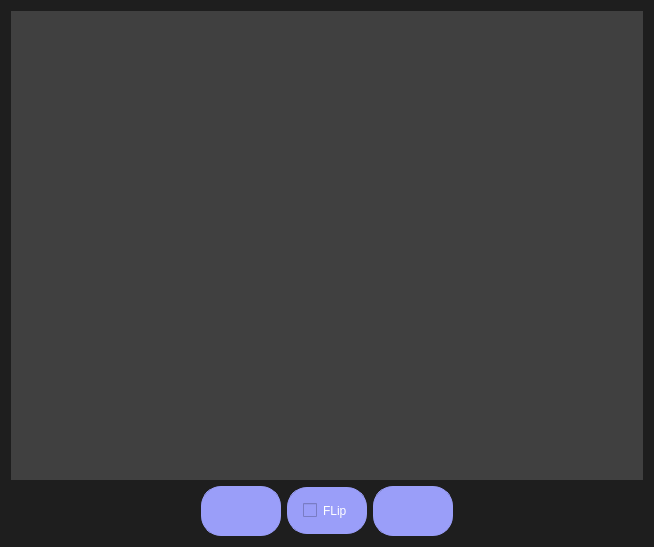
<?xml version="1.0" encoding="UTF-8"?>
<ui version="4.0">
 <class>Dialog</class>
 <widget class="QDialog" name="Dialog">
  <property name="geometry">
   <rect>
    <x>0</x>
    <y>0</y>
    <width>654</width>
    <height>547</height>
   </rect>
  </property>
  <property name="windowTitle">
   <string>Dialog</string>
  </property>
  <property name="styleSheet">
   <string notr="true">* {
background-color: rgb(30, 30, 30);
border:none;
}
QPushButton {
	font: 63 8pt &quot;JetBrains Mono NL SemiBold&quot;;
	background-color: #9a9ef9;
	border: 1px solid #9a9ef9;
	border-radius: 20px;
	color: #FFFFFF;
}
QPushButton:hover {
    border-radius:20px;
	border: 1px solid #7070d0;
	background-color: #7070d0;
    color: white;
}

QPushButton:disabled {
    background-color: gray;
    color: white;
}

QPushButton:pressed {
    
	background-color: rgb(85, 0, 255);
    color: white;
}

            QCheckBox {
			font: 63 8pt &quot;JetBrains Mono NL SemiBold&quot;;
                background-color: #9a9ef9;
                border: 1px solid #9a9ef9;
                border-radius: 20px;
                color: #FFFFFF;
            }

            QCheckBox:hover {
                border-radius: 20px;
                border: 1px solid #7070d0;
                background-color: #7070d0;
                color: white;
            }

            QCheckBox:disabled {
                background-color: gray;
                color: white;
            }

            QCheckBox:checked {
                background-color: rgb(85, 0, 255);
                color: white;
            }</string>
  </property>
  <layout class="QVBoxLayout" name="verticalLayout_2">
   <item>
    <widget class="QFrame" name="frame">
     <property name="sizePolicy">
      <sizepolicy hsizetype="Expanding" vsizetype="Expanding">
       <horstretch>0</horstretch>
       <verstretch>0</verstretch>
      </sizepolicy>
     </property>
     <property name="styleSheet">
      <string notr="true">background-color: rgb(64, 64, 64);</string>
     </property>
     <property name="frameShape">
      <enum>QFrame::StyledPanel</enum>
     </property>
     <property name="frameShadow">
      <enum>QFrame::Raised</enum>
     </property>
     <layout class="QVBoxLayout" name="verticalLayout_3">
      <item>
       <widget class="QLabel" name="image">
        <property name="sizePolicy">
         <sizepolicy hsizetype="Expanding" vsizetype="Expanding">
          <horstretch>0</horstretch>
          <verstretch>0</verstretch>
         </sizepolicy>
        </property>
        <property name="styleSheet">
         <string notr="true"/>
        </property>
        <property name="text">
         <string/>
        </property>
        <property name="scaledContents">
         <bool>false</bool>
        </property>
        <property name="alignment">
         <set>Qt::AlignCenter</set>
        </property>
       </widget>
      </item>
     </layout>
    </widget>
   </item>
   <item>
    <layout class="QHBoxLayout" name="horizontalLayout">
     <item>
      <spacer name="horizontalSpacer">
       <property name="orientation">
        <enum>Qt::Horizontal</enum>
       </property>
       <property name="sizeHint" stdset="0">
        <size>
         <width>40</width>
         <height>20</height>
        </size>
       </property>
      </spacer>
     </item>
     <item>
      <widget class="QPushButton" name="pause_stream_button">
       <property name="minimumSize">
        <size>
         <width>80</width>
         <height>50</height>
        </size>
       </property>
       <property name="maximumSize">
        <size>
         <width>100</width>
         <height>16777215</height>
        </size>
       </property>
       <property name="text">
        <string/>
       </property>
       <property name="icon">
        <iconset>
         <normaloff>data/diaphragm_44306.png</normaloff>data/diaphragm_44306.png</iconset>
       </property>
       <property name="iconSize">
        <size>
         <width>25</width>
         <height>25</height>
        </size>
       </property>
      </widget>
     </item>
     <item>
      <widget class="QCheckBox" name="flip_box">
       <property name="minimumSize">
        <size>
         <width>80</width>
         <height>40</height>
        </size>
       </property>
       <property name="maximumSize">
        <size>
         <width>80</width>
         <height>16777215</height>
        </size>
       </property>
       <property name="layoutDirection">
        <enum>Qt::LeftToRight</enum>
       </property>
       <property name="autoFillBackground">
        <bool>false</bool>
       </property>
       <property name="styleSheet">
        <string notr="true">padding:15px;</string>
       </property>
       <property name="text">
        <string>FLip</string>
       </property>
      </widget>
     </item>
     <item>
      <widget class="QPushButton" name="save_image_button">
       <property name="minimumSize">
        <size>
         <width>80</width>
         <height>50</height>
        </size>
       </property>
       <property name="maximumSize">
        <size>
         <width>100</width>
         <height>50</height>
        </size>
       </property>
       <property name="text">
        <string/>
       </property>
       <property name="icon">
        <iconset>
         <normaloff>data/icons8-save-50.png</normaloff>data/icons8-save-50.png</iconset>
       </property>
       <property name="iconSize">
        <size>
         <width>25</width>
         <height>25</height>
        </size>
       </property>
      </widget>
     </item>
     <item>
      <spacer name="horizontalSpacer_2">
       <property name="orientation">
        <enum>Qt::Horizontal</enum>
       </property>
       <property name="sizeHint" stdset="0">
        <size>
         <width>40</width>
         <height>20</height>
        </size>
       </property>
      </spacer>
     </item>
    </layout>
   </item>
  </layout>
 </widget>
 <resources/>
 <connections/>
</ui>
